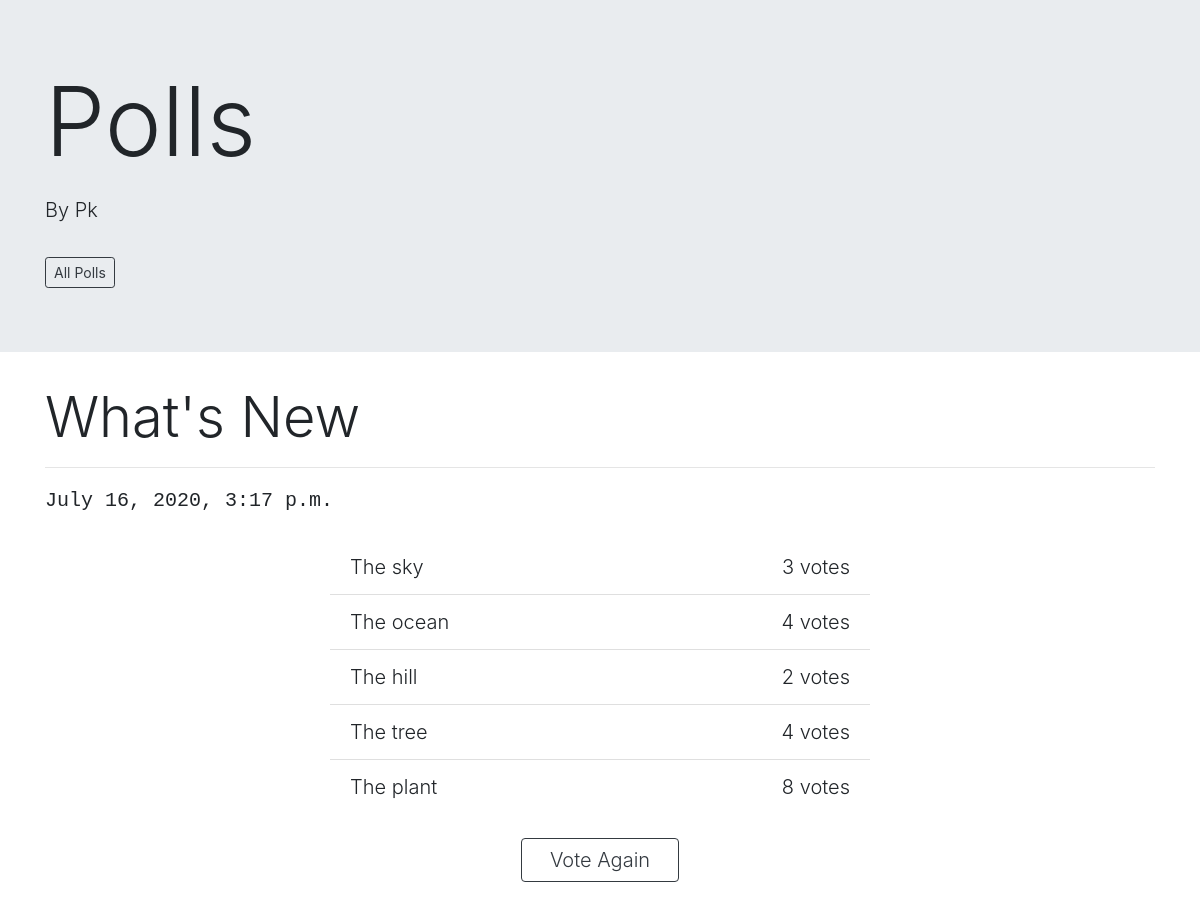
/1/results/, run on the app's committed database.
### polls/models.py (models this page shows, shortened)
class Question(models.Model):
    question_text = models.CharField(max_length=200)
    pub_date = models.DateTimeField('date published')

class Choice(models.Model):
    question = models.ForeignKey(Question, on_delete=models.CASCADE)
    choice_text = models.CharField(max_length=200)
    votes = models.IntegerField(default=0)

### polls/views.py (the view)
# urls.py: path('<int:question_id>/results/', views.results, name='results'),
def results(request, question_id):
    question = get_object_or_404(Question, pk=question_id)
    return render(request, 'polls/results.html', {'question': question})

### polls/templates/polls/results.html
{% extends 'polls/base.html' %}
{% block content %}
<div class="display-4">
    {{ question.question_text }}
</div>
<hr>
<samp>
    {{ question.pub_date }}
</samp>
<div class="row justify-content-center">
    <div class="mt-4 pb-5 col-md-6 text-center">
        <ul class="list-group list-group-flush">
            {% for choice in question.choice_set.all %}
                <li class="list-group-item">
                    <div class="float-left">
                        {{ choice.choice_text }}
                    </div>
                    <div class="float-right">
                        {{ choice.votes }} vote{{ choice.votes|pluralize }}
                    </div>
                </li>
            {% endfor %}
        </ul>
    <a href="{% url 'polls:detail' question.id %}">
            <button class="btn btn-outline-dark mt-4" type="submit">
                    <span class="lead p-3">Vote Again</span>
            </button>
    </a>
    </div>
</div>
{% endblock %}

### polls/templates/polls/base.html (shortened to what this page needs)
<!doctype html>
<html lang="en">
  <head>
    <link rel="stylesheet" href="https://stackpath.bootstrapcdn.com/bootstrap/4.5.0/css/bootstrap.min.css">
  </head>
  <body>
    <div class="jumbotron jumbotron-fluid">
        <div class="container">
          <h1 class="display-1">Polls</h1>
          <p class="lead mt-3">By Pk</p>
          <a href="{% url 'polls:index' %}">
            <button class="btn btn-outline-dark btn-sm mt-3">All Polls</button>
          </a>
        </div>
    </div>
    <div class="container lead">
        {% block content %}{% endblock %}
    </div>
  </body>
</html>

### data on the page
Question: question_text "What's New", pub_date "July 16, 2020, 3:17 p.m."
Choice: choice_text "The sky", votes "3"
Choice: choice_text "The ocean", votes "4"
Choice: choice_text "The hill", votes "2"
Choice: choice_text "The tree", votes "4"
Choice: choice_text "The plant", votes "8"
